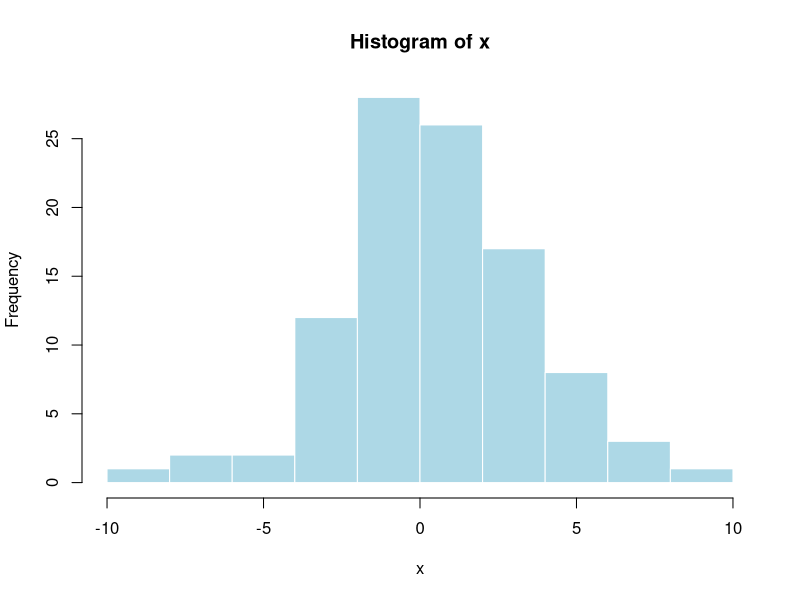
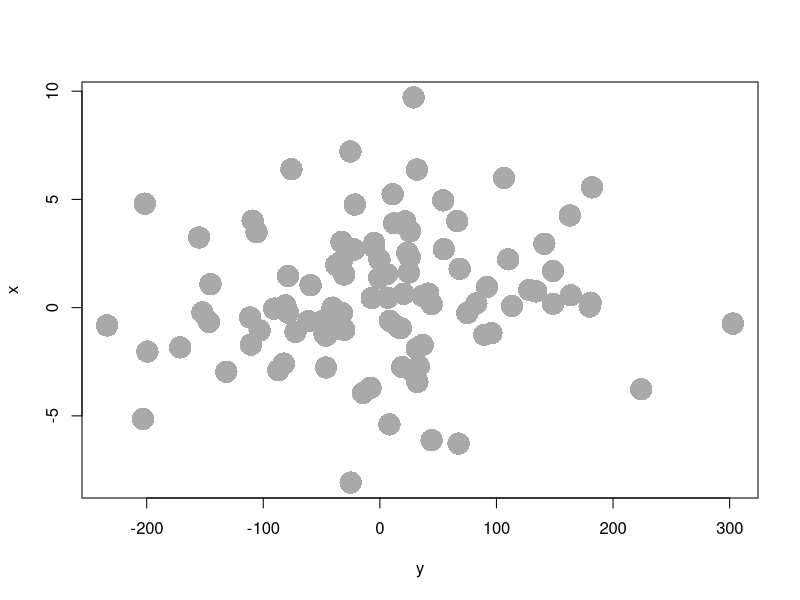

Generate these figures, in order, with R:
## ---- chunk 1
x = rnorm(100,.5,3)
hist(x,breaks=10,col="lightblue",border="white")
## ---- chunk 2
# Echo == F means the code chunk won't render.
y = x + rnorm(100,8,100)
## ---- chunk 3
plot(y,x,pch=16,cex=3,col="darkgrey")
